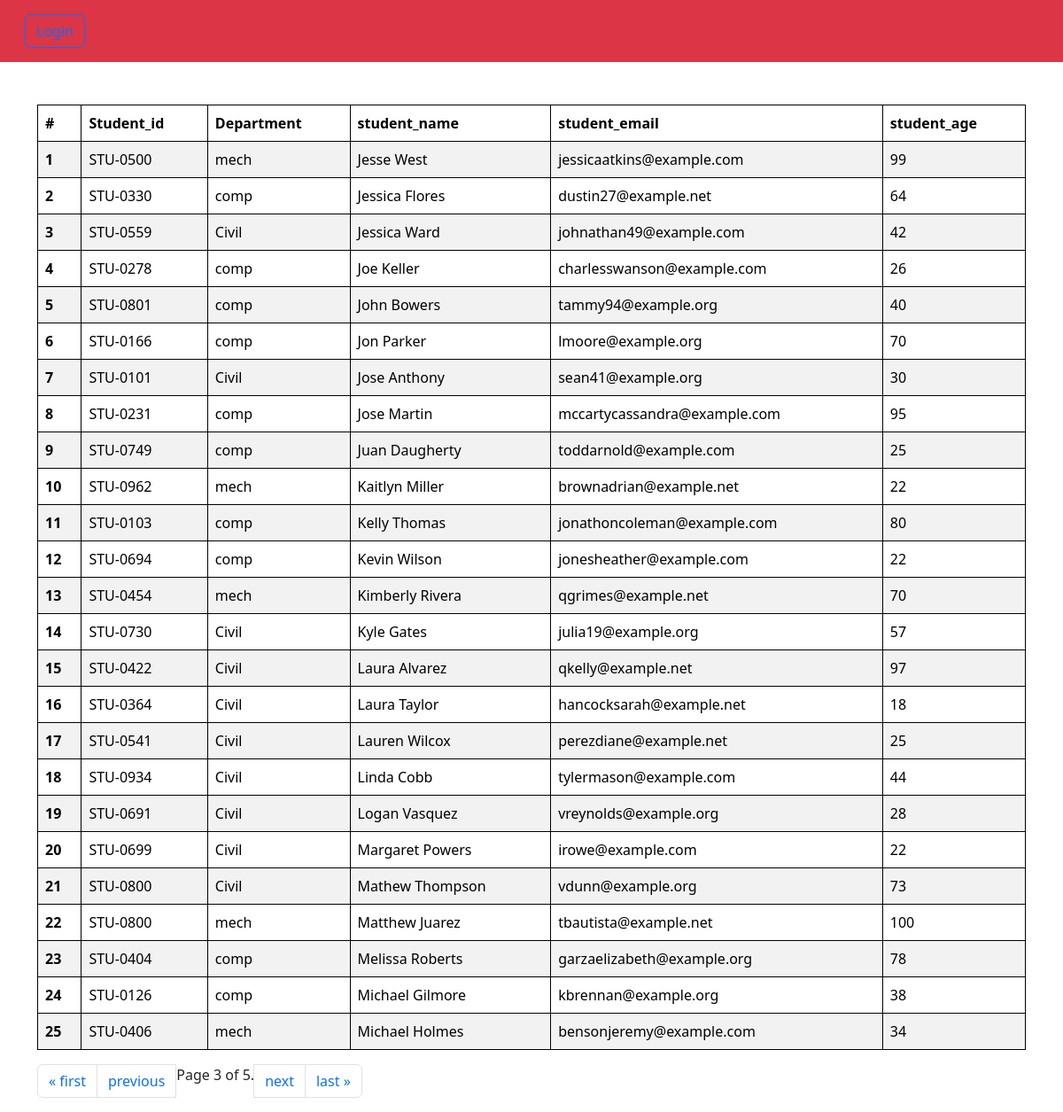
Screenshot of /students/?page=3 with the database file from the repository.
### vege/models.py (models this page shows, shortened)
class Student(models.Model):
    department = models.ForeignKey(Department, related_name='depart', on_delete=models.CASCADE) # department ke sath student ko link kar diya taki pata chale ki kaunse student kaunse department me hai
    student_id = models.OneToOneField(StudentID , related_name='studentid',on_delete=models.CASCADE) # student_id ke sath student ko link kar diya taki pata chale ki kaunse student kaunse student_id ke sath hai
    student_name = models.CharField(max_length=100)
    student_email = models.EmailField(unique=True)
    student_age = models.IntegerField(default=10)
    student_address = models.TextField()
    class Meta:
        ordering = ['student_name'] # student_name ko alphabetical order me show karne ke liye
        verbose_name = 'Student' # admin panel me Student ke jagah Student show hoga

class StudentID(models.Model):
    student_id = models.CharField(max_length=100)
    def __str__(self) -> str:
        return self.student_id

class Department(models.Model):
    department = models.CharField(max_length=100)
    def __str__(self) -> str:
        return self.department
    class Meta:
        ordering = ['department'] # department ko alphabetical order me show karne ke liye

### vege/views.py (the view)
# urls.py: path('students/', get_students, name="get_students")
def get_students(request):
    queryset = Student.objects.all() # sabhi students ko fetch kiya
    paginator = Paginator(queryset, 25)  # Show 25 contacts per page.
    page_number = request.GET.get("page", 1)  # agar page number nahi hai to default 1 set kar diya
    page_obj = paginator.get_page(page_number)
    return render(request, 'report/students.html', {'queryset': page_obj})
    print(page_obj)  # page_obj me current page ka data hai, isse template me use kar sakte hai

### vege/templates/report/students.html
{% extends "base.html" %}
{% block start %}
<div class="container mt-5">
<table class="table table-striped">
  <thead>
    <tr>
      <th scope="col">#</th>
      <th scope="col">Student_id</th>
      <th scope="col">Department</th>
      <th scope="col">student_name</th>
      <th scope="col">student_email</th>
      <th scope="col">student_age</th>
    </tr>
  </thead>
  <tbody>
    {% for student in queryset %}
    <tr>
      <th scope="row">{{ forloop.counter }}</th>
      <td>{{ student.student_id }}</td>
      <td>{{ student.department }}</td>
      <td>{{ student.student_name }}</td>
      <td>{{ student.student_email }}</td>
      <td>{{ student.student_age }}</td>
    </tr>
    {% endfor %}
  </tbody>
</table>
    <nav aria-label="Page navigation example">
    <ul class="pagination">
        {% if queryset.has_previous %}
            <li class="page-item"><a class="page-link" href="?page=1">&laquo; first</a></li>
            <li class="page-item"><a class="page-link" href="?page={{ queryset.previous_page_number }}">previous</a></li>
        {% endif %}
        <span class="current">
            Page {{ queryset.number }} of {{ queryset.paginator.num_pages }}.
        </span>
        {% if queryset.has_next %}
            <li class="page-item"><a class="page-link" href="?page={{ queryset.next_page_number }}">next</a></li>
            <li class="page-item"><a class="page-link" href="?page={{ queryset.paginator.num_pages }}">last &raquo;</a></li>
        {% endif %}
</ul>
</nav>
</div>
{% endblock %}

### home/templates/base.html (style rules this page uses)
table, th, td { border: 1px solid black; }

### rows the page displays
Student: student_id "STU-0500", department "mech", student_name "Jesse West", student_email "jessicaatkins@example.com", student_age "99"
Student: student_id "STU-0330", department "comp", student_name "Jessica Flores", student_email "dustin27@example.net", student_age "64"
Student: student_id "STU-0559", department "Civil", student_name "Jessica Ward", student_email "johnathan49@example.com", student_age "42"
Student: student_id "STU-0278", department "comp", student_name "Joe Keller", student_email "charlesswanson@example.com", student_age "26"
Student: student_id "STU-0801", department "comp", student_name "John Bowers", student_email "tammy94@example.org", student_age "40"
Student: student_id "STU-0166", department "comp", student_name "Jon Parker", student_email "lmoore@example.org", student_age "70"
Student: student_id "STU-0101", department "Civil", student_name "Jose Anthony", student_email "sean41@example.org", student_age "30"
Student: student_id "STU-0231", department "comp", student_name "Jose Martin", student_email "mccartycassandra@example.com", student_age "95"
Student: student_id "STU-0749", department "comp", student_name "Juan Daugherty", student_email "toddarnold@example.com", student_age "25"
Student: student_id "STU-0962", department "mech", student_name "Kaitlyn Miller", student_email "brownadrian@example.net", student_age "22"
Student: student_id "STU-0103", department "comp", student_name "Kelly Thomas", student_email "jonathoncoleman@example.com", student_age "80"
Student: student_id "STU-0694", department "comp", student_name "Kevin Wilson", student_email "jonesheather@example.com", student_age "22"
Student: student_id "STU-0454", department "mech", student_name "Kimberly Rivera", student_email "qgrimes@example.net", student_age "70"
Student: student_id "STU-0730", department "Civil", student_name "Kyle Gates", student_email "julia19@example.org", student_age "57"
Student: student_id "STU-0422", department "Civil", student_name "Laura Alvarez", student_email "qkelly@example.net", student_age "97"
Student: student_id "STU-0364", department "Civil", student_name "Laura Taylor", student_email "hancocksarah@example.net", student_age "18"
Student: student_id "STU-0541", department "Civil", student_name "Lauren Wilcox", student_email "perezdiane@example.net", student_age "25"
Student: student_id "STU-0934", department "Civil", student_name "Linda Cobb", student_email "tylermason@example.com", student_age "44"
Student: student_id "STU-0691", department "Civil", student_name "Logan Vasquez", student_email "vreynolds@example.org", student_age "28"
Student: student_id "STU-0699", department "Civil", student_name "Margaret Powers", student_email "irowe@example.com", student_age "22"
Student: student_id "STU-0800", department "Civil", student_name "Mathew Thompson", student_email "vdunn@example.org", student_age "73"
Student: student_id "STU-0800", department "mech", student_name "Matthew Juarez", student_email "tbautista@example.net", student_age "100"
Student: student_id "STU-0404", department "comp", student_name "Melissa Roberts", student_email "garzaelizabeth@example.org", student_age "78"
Student: student_id "STU-0126", department "comp", student_name "Michael Gilmore", student_email "kbrennan@example.org", student_age "38"
Student: student_id "STU-0406", department "mech", student_name "Michael Holmes", student_email "bensonjeremy@example.com", student_age "34"

### other values shown
{{ queryset.number }} "3"
{{ queryset.paginator.num_pages }} "5"
